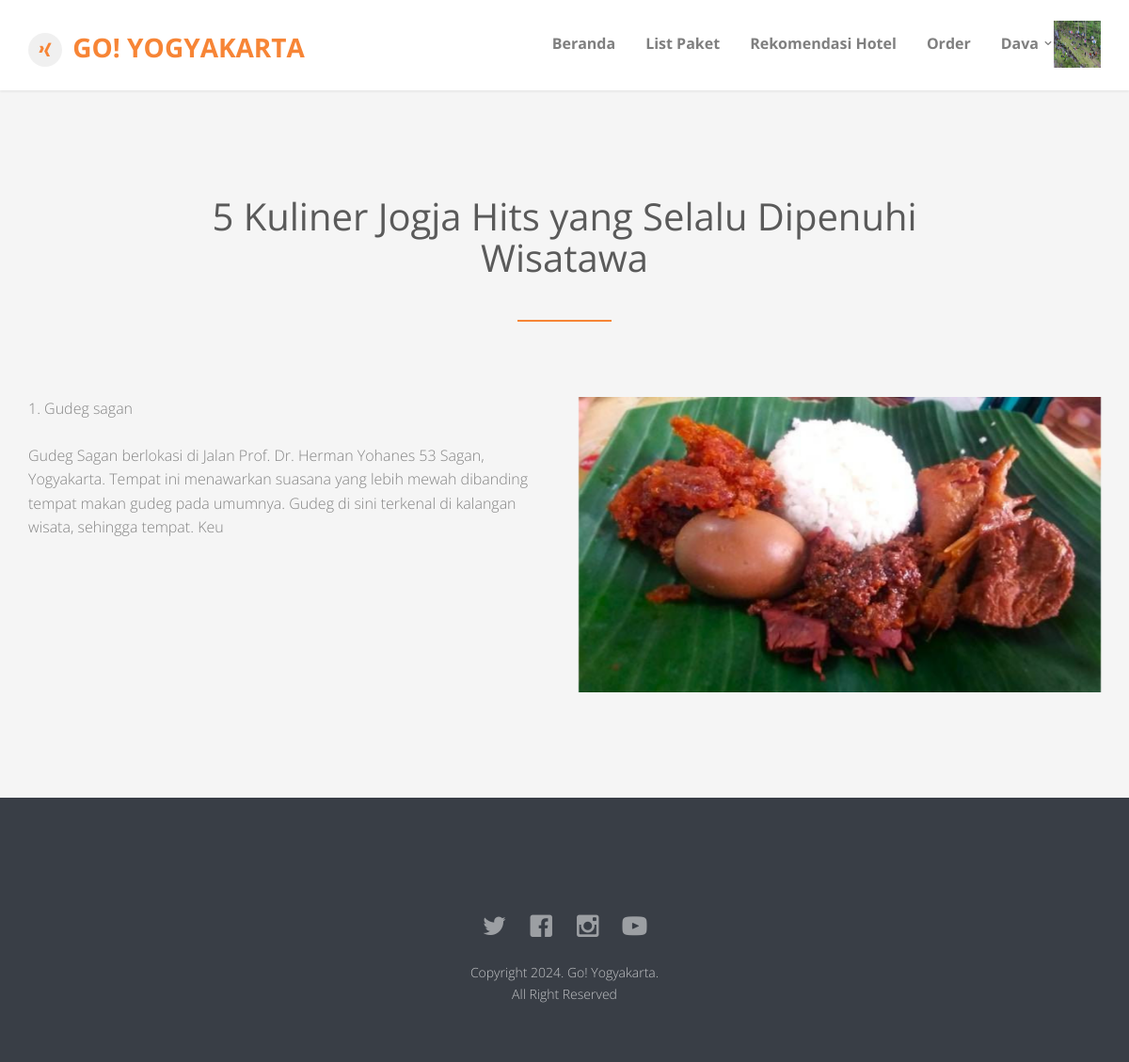
The page /tampilWisata.php?id=10 (signed in) on the database its author committed.
### tables this page shows
CREATE TABLE `tempat` (
  `id` int NOT NULL,
  `nama` varchar(50) NOT NULL,
  `konten` varchar(500) NOT NULL,
  `gambar` varchar(50) NOT NULL
);

### class/koneksi.php (called while the page is built, shortened)
<?php
class database{
	public $_host = "localhost";
		public $_username = "gojogjak_arta";
		public $_password = "%Ilham18";
		public $_database = "gojogjak_arta";
		public function getConnection() {
			$this->_connection = new mysqli($this->_host, $this->_username,
											$this->_password, $this->_database);
				return $this->_connection;
		}
	}
?>

### class/wisata.php (called while the page is built, shortened)
<?php
include "koneksi.php";
class wisata extends database{
	function edit($id){
			$sql = "SELECT * from tempat where id='$id'";
				$result = mysqli_query($this->getConnection(),$sql);
				while ($row = mysqli_fetch_array($result)) {
					$hasil[] = $row;
				}
				return $hasil;
	}
}
?>

### tampilWisata.php (the view, shortened to what this page needs)
<?php
include 'class/wisata.php';
$db = new wisata();
?>
<!DOCTYPE html>
<html class="no-js">
<head>
	<link rel="stylesheet" href="css/animate.css">
	<link rel="stylesheet" href="css/icomoon.css">
	<link rel="stylesheet" href="css/bootstrap.css">
	<link rel="stylesheet" href="css/superfish.css">
	<link rel="stylesheet" href="css/magnific-popup.css">
	<link rel="stylesheet" href="css/bootstrap-datepicker.min.css">
	<link rel="stylesheet" href="css/cs-select.css">
	<link rel="stylesheet" href="css/cs-skin-border.css">
	<link rel="stylesheet" href="css/style.css">
</head>
<body>
	<div id="fh5co-wrapper">
		<div id="fh5co-page">
			<?php include("header.php")
			?>
			<?php
			foreach ($db->edit($_GET['id']) as $d) {
			?>
				<div id="fh5co-tours" class="fh5co-section-gray">
					<div class="container">
						<div class="row">
							<div class="col-md-8 col-md-offset-2 text-center heading-section animate-box">
								<h3><?php echo $d['nama'] ?></h3>
							</div>
						</div>
						<div class="row">
							<div class="col-md-6 animate-box">
								<?php echo $d['konten'] ?>
							</div>
							<div class="col-md-6 animate-box">
								<img class="img-responsive" src="images/<?php echo $d['gambar']; ?>" alt="travel">
							</div>
						</div>
					</div>
				</div>
			<?php } ?>
			<?php include("footer.php") ?>
		</div>
	</div>
</body>
</html>

### css/style.css (style rules this page uses)
body { font-family: "Open Sans", Arial, sans-serif; line-height: 1.6; font-size: 16px; background: #fff; color: #848484; font-weight: 300; overflow-x: hidden; }
p, ul, ol { margin-bottom: 1.5em; font-size: 16px; color: #848484; font-family: "Open Sans", Arial, sans-serif; }
h1, h2, h3, h4, h5, h6 { color: #5a5a5a; font-family: "Open Sans", Arial, sans-serif; font-weight: 400; margin: 0 0 30px 0; }
#fh5co-work-section, #fh5co-car, #fh5co-blog-section, #fh5co-features, #fh5co-tours, #fh5co-testimonial, .fh5co-content-section { padding: 7em 0; }
.fh5co-section-gray { background: rgba(0, 0, 0, 0.04); }
.heading-section { padding-bottom: 1em; margin-bottom: 5em; }
.heading-section:after { position: absolute; content: ""; bottom: 0; left: 50%; width: 100px; margin-left: -50px; height: 2px; background: #f78536; }
.heading-section h3 { font-size: 40px; font-weight: 400; position: relative; }
.js .animate-box { opacity: 0; }
#fh5co-wrapper { overflow-x: hidden; position: relative; }
#fh5co-page { position: relative; -webkit-transition: 0.5s; -o-transition: 0.5s; transition: 0.5s; }

### rows shown on the page
tempat: nama "5 Kuliner Jogja Hits yang Selalu Dipenuhi Wisatawa", konten "1. Gudeg sagan Gudeg Sagan berlokasi di Jalan Prof. Dr. Herman Yohanes 53 Sagan, Yogyakarta. Tempat ini menawarkan suasana yang lebih mewah dibanding tempat makan gudeg pada umumnya. Gudeg di sini terkenal di kalangan wisata, sehingga tempat. Keu", gambar (picture)

### other values the page prints
$_SESSION[nama_user] "Dava"
